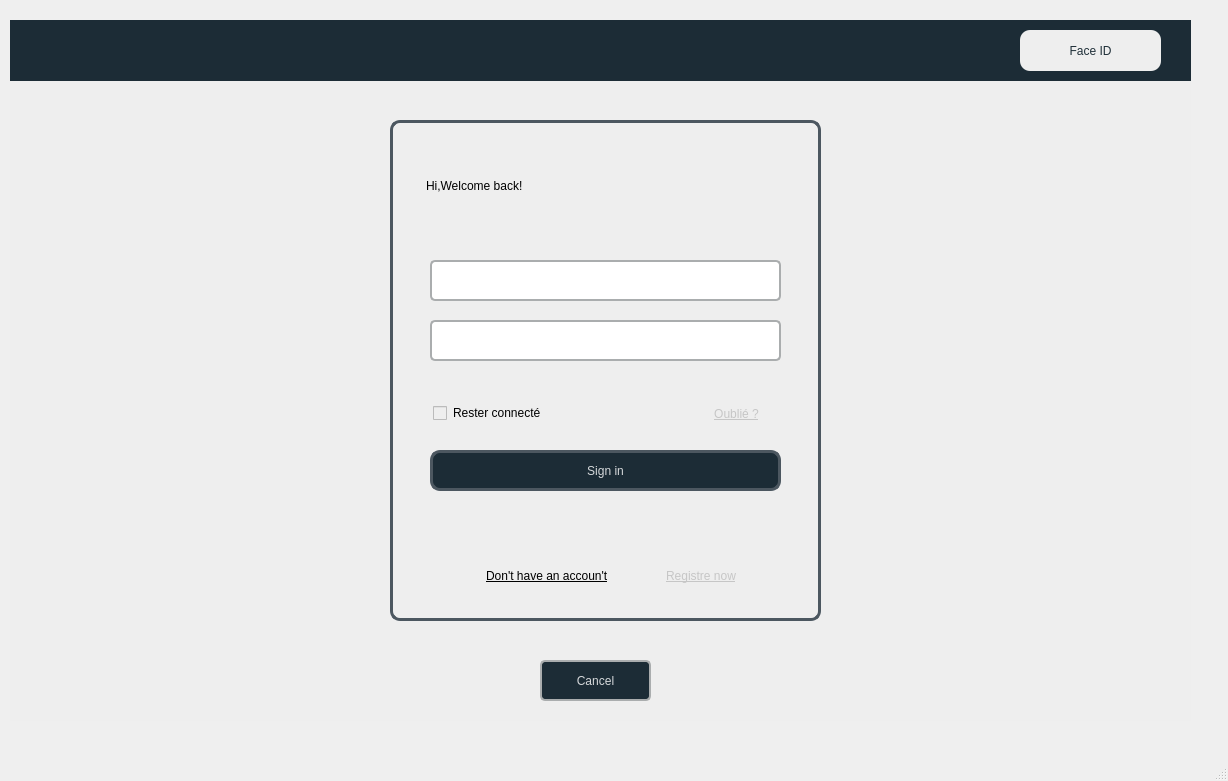
<?xml version="1.0" encoding="UTF-8"?>
<ui version="4.0">
 <class>MainWindow</class>
 <widget class="QMainWindow" name="MainWindow">
  <property name="geometry">
   <rect>
    <x>0</x>
    <y>0</y>
    <width>1228</width>
    <height>781</height>
   </rect>
  </property>
  <property name="windowTitle">
   <string>Gestion des Clients</string>
  </property>
  <property name="styleSheet">
   <string notr="true"/>
  </property>
  <widget class="QWidget" name="centralWidget">
   <property name="styleSheet">
    <string notr="true"/>
   </property>
   <widget class="QWidget" name="widget" native="true">
    <property name="geometry">
     <rect>
      <x>10</x>
      <y>20</y>
      <width>1181</width>
      <height>701</height>
     </rect>
    </property>
    <property name="styleSheet">
     <string notr="true">background-color: rgb(238, 238, 238);</string>
    </property>
    <widget class="QWidget" name="widget_2" native="true">
     <property name="geometry">
      <rect>
       <x>0</x>
       <y>0</y>
       <width>1181</width>
       <height>61</height>
      </rect>
     </property>
     <property name="styleSheet">
      <string notr="true">background-color: rgb(28, 44, 54);</string>
     </property>
     <widget class="QLabel" name="label">
      <property name="geometry">
       <rect>
        <x>40</x>
        <y>10</y>
        <width>231</width>
        <height>31</height>
       </rect>
      </property>
      <property name="text">
       <string/>
      </property>
      <property name="pixmap">
       <pixmap>../Users/haouas/OneDrive - ESPRIT/Bureau/12.jpg</pixmap>
      </property>
     </widget>
     <widget class="QPushButton" name="faceentry">
      <property name="geometry">
       <rect>
        <x>1010</x>
        <y>10</y>
        <width>141</width>
        <height>41</height>
       </rect>
      </property>
      <property name="styleSheet">
       <string notr="true">background-color: rgb(238, 238, 238);

color: rgb(32, 48, 57);
border-color: rgb(255, 255, 255);
font: 700 10pt &quot;Segoe UI&quot;;
border-radius: 10px;</string>
      </property>
      <property name="text">
       <string>Face ID</string>
      </property>
     </widget>
    </widget>
    <widget class="QStackedWidget" name="stackedWidget">
     <property name="geometry">
      <rect>
       <x>50</x>
       <y>90</y>
       <width>1061</width>
       <height>621</height>
      </rect>
     </property>
     <property name="currentIndex">
      <number>0</number>
     </property>
     <widget class="QWidget" name="page">
      <widget class="QWidget" name="widget_3" native="true">
       <property name="geometry">
        <rect>
         <x>330</x>
         <y>10</y>
         <width>431</width>
         <height>501</height>
        </rect>
       </property>
       <property name="styleSheet">
        <string notr="true">border: 3px solid #4c5760;
border-radius: 10px;</string>
       </property>
       <widget class="QLabel" name="label_2">
        <property name="geometry">
         <rect>
          <x>30</x>
          <y>20</y>
          <width>311</width>
          <height>91</height>
         </rect>
        </property>
        <property name="styleSheet">
         <string notr="true">border-color: rgb(238, 238, 238);
font: 700 20pt &quot;Segoe UI&quot;;
color: rgb(0, 0, 0);</string>
        </property>
        <property name="text">
         <string>Hi,Welcome back!</string>
        </property>
       </widget>
       <widget class="QLineEdit" name="lineEdit">
        <property name="geometry">
         <rect>
          <x>40</x>
          <y>140</y>
          <width>351</width>
          <height>41</height>
         </rect>
        </property>
        <property name="styleSheet">
         <string notr="true">border: 1.6px solid rgba(170,173,174,255)rgb(255, 255, 255); border-radius: 5px;
background-color: rgb(255, 255, 255);</string>
        </property>
        <property name="readOnly">
         <bool>true</bool>
        </property>
       </widget>
       <widget class="QLineEdit" name="lineEdit_6">
        <property name="geometry">
         <rect>
          <x>40</x>
          <y>200</y>
          <width>351</width>
          <height>41</height>
         </rect>
        </property>
        <property name="styleSheet">
         <string notr="true">border: 1.6px solid rgba(170,173,174,255)rgb(255, 255, 255); border-radius: 5px;
background-color: rgb(255, 255, 255);</string>
        </property>
        <property name="readOnly">
         <bool>true</bool>
        </property>
       </widget>
       <widget class="QLabel" name="label_3">
        <property name="geometry">
         <rect>
          <x>50</x>
          <y>140</y>
          <width>31</width>
          <height>41</height>
         </rect>
        </property>
        <property name="styleSheet">
         <string notr="true">background-color: rgba(0, 0, 0, 0);
border-color: rgb(0,0,0,0);</string>
        </property>
        <property name="text">
         <string/>
        </property>
        <property name="pixmap">
         <pixmap>../Users/haouas/Downloads/mail.svg</pixmap>
        </property>
        <property name="scaledContents">
         <bool>false</bool>
        </property>
        <property name="wordWrap">
         <bool>false</bool>
        </property>
        <property name="textInteractionFlags">
         <set>Qt::LinksAccessibleByKeyboard|Qt::LinksAccessibleByMouse</set>
        </property>
       </widget>
       <widget class="QLabel" name="label_4">
        <property name="geometry">
         <rect>
          <x>50</x>
          <y>200</y>
          <width>31</width>
          <height>41</height>
         </rect>
        </property>
        <property name="styleSheet">
         <string notr="true">background-color: rgba(0, 0, 0, 0);
border-color: rgb(0,0,0,0);</string>
        </property>
        <property name="text">
         <string/>
        </property>
        <property name="pixmap">
         <pixmap>../Users/haouas/Downloads/lock.svg</pixmap>
        </property>
       </widget>
       <widget class="QLabel" name="label_5">
        <property name="geometry">
         <rect>
          <x>350</x>
          <y>200</y>
          <width>31</width>
          <height>41</height>
         </rect>
        </property>
        <property name="styleSheet">
         <string notr="true">background-color: rgba(0, 0, 0, 0);
border-color: rgb(0,0,0,0);</string>
        </property>
        <property name="text">
         <string/>
        </property>
        <property name="pixmap">
         <pixmap>../Users/haouas/Downloads/eye-off.svg</pixmap>
        </property>
       </widget>
       <widget class="QCheckBox" name="checkBox">
        <property name="geometry">
         <rect>
          <x>40</x>
          <y>280</y>
          <width>161</width>
          <height>26</height>
         </rect>
        </property>
        <property name="styleSheet">
         <string notr="true">color: rgb(0, 0, 0);
font: 700 9pt &quot;Segoe UI&quot;;
border-color: #eeeeee;</string>
        </property>
        <property name="text">
         <string>Rester connecté</string>
        </property>
       </widget>
       <widget class="QPushButton" name="login">
        <property name="geometry">
         <rect>
          <x>40</x>
          <y>330</y>
          <width>351</width>
          <height>41</height>
         </rect>
        </property>
        <property name="styleSheet">
         <string notr="true">QPushButton#login {
    background-color: rgb(28, 44, 54);
    color: rgb(213, 216, 218);
    font: 700 9pt &quot;Segoe UI&quot;;
}

QPushButton#login:hover {
  /* Darker shade when hovering */
	background-color: #284853;
    color: rgb(255, 255, 255);  /* Optional: Change text color on hover */
}

QPushButton#login:pressed {
	background-color: rgb(74, 74, 74);
    color: rgb(255, 255, 255);  /* Optional: Change text color when pressed */
}
</string>
        </property>
        <property name="text">
         <string>Sign in</string>
        </property>
       </widget>
       <widget class="QLabel" name="label_13">
        <property name="geometry">
         <rect>
          <x>90</x>
          <y>440</y>
          <width>181</width>
          <height>31</height>
         </rect>
        </property>
        <property name="styleSheet">
         <string notr="true">border-color: rgb(238, 238, 238);
text-decoration: underline;
color: rgb(0, 0, 0);
font: 700 9pt &quot;Segoe UI&quot;;</string>
        </property>
        <property name="text">
         <string>Don't have an accoun't</string>
        </property>
       </widget>
       <widget class="QLabel" name="label_14">
        <property name="geometry">
         <rect>
          <x>270</x>
          <y>430</y>
          <width>131</width>
          <height>51</height>
         </rect>
        </property>
        <property name="styleSheet">
         <string notr="true">background-color: rgba(0, 0, 0, 0);
border-color:rgba(0, 0, 0, 0);
text-decoration: underline;
color: rgb(198, 198, 198);
font: 9pt &quot;Segoe UI&quot;;</string>
        </property>
        <property name="text">
         <string>Registre now</string>
        </property>
       </widget>
       <widget class="QLineEdit" name="A">
        <property name="geometry">
         <rect>
          <x>80</x>
          <y>143</y>
          <width>305</width>
          <height>30</height>
         </rect>
        </property>
        <property name="styleSheet">
         <string notr="true">border: 1.6px solid rgb(0,0,0,0); border-radius: 5px;
background-color: rgb(255, 255, 255);
font: 700 12pt &quot;Segoe UI&quot;;
color: rgb(182, 182, 182);</string>
        </property>
        <property name="text">
         <string/>
        </property>
       </widget>
       <widget class="QLineEdit" name="B">
        <property name="geometry">
         <rect>
          <x>76</x>
          <y>204</y>
          <width>311</width>
          <height>31</height>
         </rect>
        </property>
        <property name="styleSheet">
         <string notr="true">border: 1.6px solid rgb(0,0,0,0); border-radius: 5px;
background-color: rgb(255, 255, 255);
font: 700 12pt &quot;Segoe UI&quot;;
color: rgb(182, 182, 182);</string>
        </property>
        <property name="text">
         <string/>
        </property>
        <property name="echoMode">
         <enum>QLineEdit::Password</enum>
        </property>
       </widget>
       <widget class="QPushButton" name="oublie">
        <property name="geometry">
         <rect>
          <x>300</x>
          <y>280</y>
          <width>93</width>
          <height>28</height>
         </rect>
        </property>
        <property name="styleSheet">
         <string notr="true">border-color: rgb(238, 238, 238);
text-decoration: underline;
color: rgb(198, 198, 198);
font: 9pt &quot;Segoe UI&quot;;</string>
        </property>
        <property name="text">
         <string>Oublié ?</string>
        </property>
       </widget>
      </widget>
      <widget class="QPushButton" name="cancel">
       <property name="geometry">
        <rect>
         <x>480</x>
         <y>550</y>
         <width>111</width>
         <height>41</height>
        </rect>
       </property>
       <property name="styleSheet">
        <string notr="true">QPushButton#cancel {
border: 1.6px solid rgba(170,173,174,255)rgb(255, 255, 255); border-radius: 5px;

    background-color: rgb(28, 44, 54);
    color: rgb(213, 216, 218);
    font: 700 9pt &quot;Segoe UI&quot;;
}

QPushButton#cancel:hover {
    background-color: #284853;  /* Darker shade when hovering */
    color: rgb(255, 255, 255);  /* Text color change on hover */
}

QPushButton#cancel:pressed {
    background-color: rgb(74, 74, 74);  /* Even darker shade when pressed */
    color: rgb(255, 255, 255);  /* Text color change when pressed */
}
</string>
       </property>
       <property name="text">
        <string>Cancel</string>
       </property>
      </widget>
     </widget>
     <widget class="QWidget" name="page_2">
      <widget class="QLabel" name="label_23">
       <property name="geometry">
        <rect>
         <x>40</x>
         <y>150</y>
         <width>211</width>
         <height>91</height>
        </rect>
       </property>
       <property name="styleSheet">
        <string notr="true">color: rgb(28, 44, 54);
    font: 700 20pt &quot;Segoe UI&quot;;</string>
       </property>
       <property name="text">
        <string>Votre email:</string>
       </property>
      </widget>
      <widget class="QLabel" name="label_24">
       <property name="geometry">
        <rect>
         <x>40</x>
         <y>320</y>
         <width>201</width>
         <height>71</height>
        </rect>
       </property>
       <property name="styleSheet">
        <string notr="true">color: rgb(28, 44, 54);
    font: 700 20pt &quot;Segoe UI&quot;;</string>
       </property>
       <property name="text">
        <string>Code secret:</string>
       </property>
      </widget>
      <widget class="QLabel" name="label_25">
       <property name="geometry">
        <rect>
         <x>360</x>
         <y>60</y>
         <width>411</width>
         <height>51</height>
        </rect>
       </property>
       <property name="styleSheet">
        <string notr="true">color: rgb(28, 44, 54);
    font: 700 20pt &quot;Segoe UI&quot;;</string>
       </property>
       <property name="text">
        <string>CHANGER MOT PASSE</string>
       </property>
      </widget>
      <widget class="QPushButton" name="envoi">
       <property name="geometry">
        <rect>
         <x>730</x>
         <y>280</y>
         <width>311</width>
         <height>61</height>
        </rect>
       </property>
       <property name="styleSheet">
        <string notr="true">QPushButton#envoi {
    background-color: rgb(28, 44, 54);
border: 1.6px solid rgba(170,173,174,255)rgb(255, 255, 255); border-radius: 5px;

    color: rgb(213, 216, 218);
    font: 700 15pt &quot;Segoe UI&quot;;
}

QPushButton#envoi:hover {
  /* Darker shade when hovering */
	background-color: #284853;
    color: rgb(255, 255, 255);  /* Optional: Change text color on hover */
}

QPushButton#envoi:pressed {
	background-color: rgb(74, 74, 74);
    color: rgb(255, 255, 255);  /* Optional: Change text color when pressed */
}
</string>
       </property>
       <property name="text">
        <string>Confirmer</string>
       </property>
       <property name="icon">
        <iconset>
         <normaloff>../../Users/haouas/Downloads/changements.png</normaloff>../../Users/haouas/Downloads/changements.png</iconset>
       </property>
       <property name="iconSize">
        <size>
         <width>50</width>
         <height>45</height>
        </size>
       </property>
      </widget>
      <widget class="QPushButton" name="retourner">
       <property name="geometry">
        <rect>
         <x>0</x>
         <y>20</y>
         <width>151</width>
         <height>91</height>
        </rect>
       </property>
       <property name="styleSheet">
        <string notr="true">border: 1px solid rgb(0,0,0,0);</string>
       </property>
       <property name="text">
        <string/>
       </property>
       <property name="icon">
        <iconset>
         <normaloff>../../Users/haouas/Downloads/en-arriere.png</normaloff>../../Users/haouas/Downloads/en-arriere.png</iconset>
       </property>
       <property name="iconSize">
        <size>
         <width>100</width>
         <height>90</height>
        </size>
       </property>
      </widget>
      <widget class="QLineEdit" name="email">
       <property name="geometry">
        <rect>
         <x>290</x>
         <y>180</y>
         <width>331</width>
         <height>41</height>
        </rect>
       </property>
       <property name="styleSheet">
        <string notr="true">border: 1.6px solid rgba(170,173,174,255)rgb(255, 255, 255); border-radius: 5px;
background-color: rgb(255, 255, 255);</string>
       </property>
      </widget>
      <widget class="QLineEdit" name="nouv">
       <property name="geometry">
        <rect>
         <x>290</x>
         <y>340</y>
         <width>331</width>
         <height>41</height>
        </rect>
       </property>
       <property name="styleSheet">
        <string notr="true">border: 1.6px solid rgba(170,173,174,255)rgb(255, 255, 255); border-radius: 5px;
background-color: rgb(255, 255, 255);</string>
       </property>
      </widget>
     </widget>
    </widget>
   </widget>
  </widget>
  <widget class="QMenuBar" name="menuBar">
   <property name="geometry">
    <rect>
     <x>0</x>
     <y>0</y>
     <width>1228</width>
     <height>26</height>
    </rect>
   </property>
  </widget>
  <widget class="QStatusBar" name="statusBar"/>
 </widget>
 <layoutdefault spacing="6" margin="11"/>
 <resources/>
 <connections/>
</ui>
